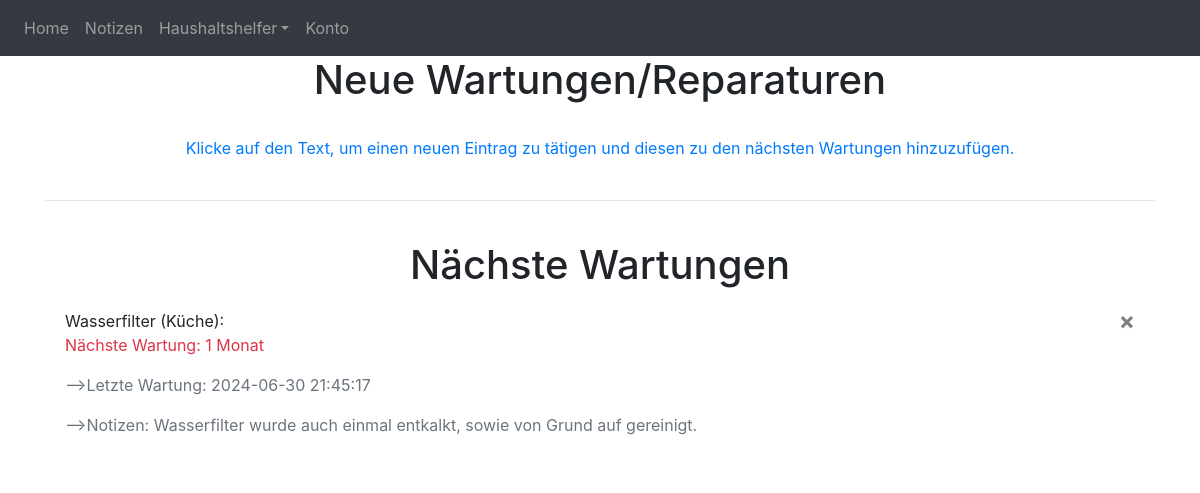
/repairs (signed in), run on the app's committed database.
### website/models.py (models this page shows)
class Repair(db.Model):
    id = db.Column(db.Integer, primary_key=True)
    r_object = db.Column(db.String(150))
    location = db.Column(db.String(1500))
    last_maintenance = db.Column(db.DateTime(timezone=True), default=func.now())
    tool = db.Column(db.String(150))
    next_maintenance = db.Column(db.String(1500))
    r_note = db.Column(db.String(10000))
    user_r_id = db.Column(db.Integer, db.ForeignKey('user.id'))

### website/views.py (the view)
@views.route('/repairs', methods=["GET", "POST"])
def repairs():
    return render_template("repairs.html", user=current_user)

### website/__init__.py (called while the page is built)
def create_app():
    app = Flask(__name__)
    app.config['SECRET_KEY'] = 'heheheha hahahahe'
    app.config['SQLALCHEMY_DATABASE_URI'] = f'sqlite:///{DB_NAME}'
    db.init_app(app)
    from .views import views # Pfade werden importiert (bspw. die Startseite)
    from .auth import auth
    app.register_blueprint(views, url_prefix='/')
    app.register_blueprint(auth, url_prefix='/')
    from .models import User, Note, Repair # Tabellen der Datenbank werden importiert
    with app.app_context():
        db.create_all()
    login_manager = LoginManager()
    login_manager.login_view = 'auth.login' # Seite auf der man sich anmeldet wird angegeben
    login_manager.init_app(app)
    @login_manager.user_loader # lädt den User anhand seiner ID
    def load_user(id):
        return User.query.get(int(id))
    return app

### website/templates/repairs.html (shortened to what this page needs)
{% extends "base.html" %} {% block title %}Reparaturen{% endblock %} {% block content %}
<h1 align="center">Neue Wartungen/Reparaturen</h1>
<center><a href="/database1" class="text-primary">Klicke auf den Text, um einen neuen Eintrag zu tätigen und diesen zu den nächsten Wartungen hinzuzufügen.</a></center>
<hr class="divider">
<h1 align="center">Nächste Wartungen</h1>
{% if user.repairs %}
<ul class="list-group list-group-flush" id="repairs">
  {% for repair in user.repairs %}
  <li class="list-group-item">
    {{repair.r_object}} ({{repair.location}}):
    <button type="button" class="close" onClick="deleteRepair({{ repair.id }})">
      <span aria-hidden="true">&times;</span>
    </button>
    <p class="text-danger">Nächste Wartung: {{ repair.next_maintenance }}</p>
    <p class="text-secondary">-->Letzte Wartung: {{repair.last_maintenance}}</p>
    <p class="text-secondary">-->Notizen: {{repair.r_note}}</p>
  </li>
  {% endfor %}
</ul>
{% else %}
  <h6 align="center" class="text-danger">Noch keine Einträge zu Wartungen oder Reparaturen</h6>
{% endif %}
{% endblock %}

### data on the page
Repair: r_object "Wasserfilter", location "Küche", next_maintenance "1 Monat", last_maintenance "2024-06-30 21:45:17", r_note "Wasserfilter wurde auch einmal entkalkt, sowie von Grund auf gereinigt."
